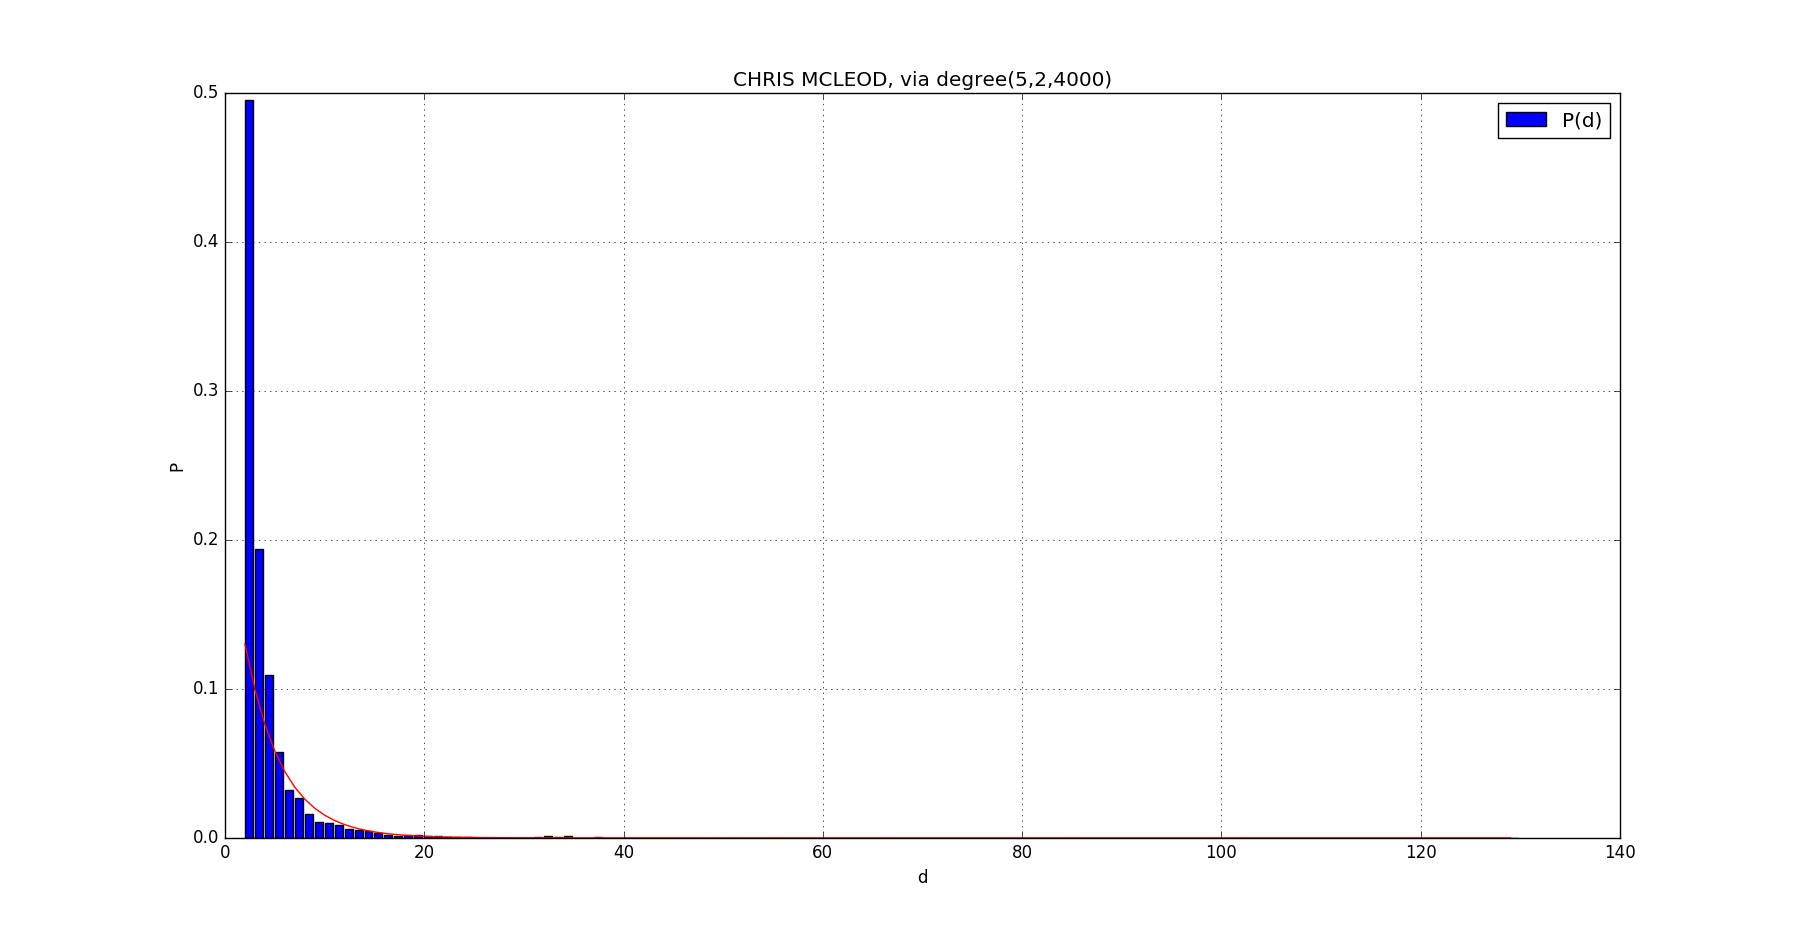

Python code for this plot:
"""CHRISTOPHER MCLEOD, CID: 00947553
"""
import numpy as np
import matplotlib.pyplot as plt
from n1 import network as net
 
   
def visualize(e):    
    """Visualize a network represented by the edge list
    contained in e
    """
#   get dimensions of the edge list
    N, _ = np.shape(e)
    K = np.max(e)
    
#   pick K random co-ordinates in space for the nodes
    x = np.random.uniform(0,1, K)
    y = np.random.uniform(0,1, K)
    
#   run down the edge list
    for n in range(N):
#   take edges between i<->j in e
        i,j = e[n,:]
#       link the random nodes to co-ordinates in e and draw lines between them
        plt.plot([x[i-1], x[j-1]], [y[i-1], y[j-1]], 
		marker = 'o', lw = '0.2', color = 'k')
        

def degree(N0,L,Nt,display=False):
    """Compute and analyze degree distribution based on degree list, q,
    corresponding to a recursive network (with model parameters specified
    as input). The functional form of the the plot follows a negative
    y=a+1/x trend.
    """
#   call generate and extract qmax
    qmax = net.generate(N0,L,Nt)
    
#   create d, the array of degrees upto qmax
    d = np.array(range(qmax))
    
#   run over d and remove values that have degree 0
#   at the end, put d in order
    for n in d:
            if (n not in net.qnet):
                d = d[d != n ]
    d = np.sort(d)

#   initialise P as zeros with the dimension of d
    P = np.zeros(np.size(d))

#   count repititions of node degrees
    for j in net.qnet:
        P[d == j] = P[d == j] + 1

#   normalise P
    P = P/np.sum(P)

#   create plot
    if display:
        
        trunc = int(np.floor(np.size(P)/2))
        Ptrunc = P[:trunc]
        dtrunc = d[:trunc]
        
#       polyfit a polynomial of deg=1 approximating a negative exp function
        mu,rem = np.polyfit(dtrunc, np.log(Ptrunc),1)

#       plot bar chart and overlay the approximation
        plt.figure()
        plt.grid()
        plt.plot(d,np.exp(mu*d+rem), 'r')
        plt.bar(d,P, label='P(d)')
        plt.title('CHRIS MCLEOD, via degree(5,2,4000)')
        plt.xlabel('d')
        plt.ylabel('P')
        plt.legend(loc='best')
        plt.show()


    return d, P
            

    
#if __name__ == "__main__":
#    degree(5,2,4000,True)
    
